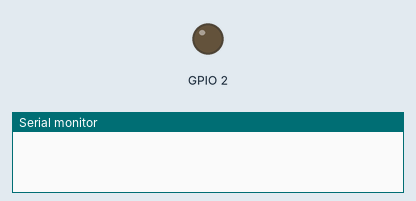
Simulated run of this sketch. Board: ESP32. On the bench: output pins drawn as LEDs (lit = HIGH), the last lines printed to the serial monitor. WiFi joins after 1.5 s; servers stay silent unless stated; uploads are accepted with an empty reply; storage starts empty.

Above: at 0.0 s.
At 2.2 s:
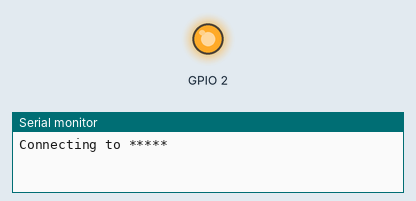
Timing chart, 0 to 3.9 s (numbered marks = the images above):
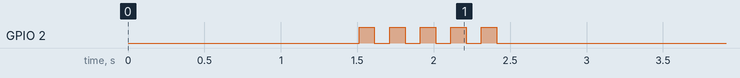

The sketch:

ESP32-CAM_SD_SaveRemoteImage.ino
```cpp
#include <WiFi.h>
#include <WiFiClientSecure.h>
#include "FS.h"                  //File system functions
#include "SD_MMC.h"              //SD card access functions

// Enter your WiFi ssid and password
const char* ssid     = "*****";   //your network SSID
const char* password = "*****";   //your network password

void setup()
{
  Serial.begin(115200);
  delay(10);

  WiFi.mode(WIFI_STA);

  //WiFi.config(IPAddress(192, 168, 201, 100), IPAddress(192, 168, 201, 2), IPAddress(255, 255, 255, 0));

  WiFi.begin(ssid, password);

  delay(1000);
  Serial.println("");
  Serial.print("Connecting to ");
  Serial.println(ssid);

  long int StartTime=millis();
  while (WiFi.status() != WL_CONNECTED)
  {
      delay(500);
      if ((StartTime+10000) < millis()) break;
  }

  if (WiFi.status() == WL_CONNECTED)
  {
    pinMode(2, OUTPUT);
    for (int i=0;i<5;i++)
    {
      digitalWrite(2,HIGH);
      delay(100);
      digitalWrite(2,LOW);
      delay(100);
    }
  }
  else
  Serial.println("Connection failed.");

  Serial.println("");
  Serial.println("STAIP address: ");
  Serial.println(WiFi.localIP());

  if(!SD_MMC.begin()){
    Serial.println("Card Mount Failed");
    return;
  }

  saveRemoteImage2SD("fustyles.github.io", "/webduino/test/1.jpg", 443, "/1.jpg");
}

void loop()
{

}

void saveRemoteImage2SD(String domain,String request,int port,String filename)
{
  String getResponse="";

  File file = SD_MMC.open(filename, FILE_WRITE);
  if(!file){
    Serial.println("Failed to open file for reading");
    SD_MMC.end();
    return;
  } else {
    WiFiClientSecure client_tcp;
    client_tcp.setInsecure();   //run version 1.0.5 or above

    Serial.println("");
    Serial.print("Connecting to ");
    Serial.println(domain);

    if (client_tcp.connect(domain.c_str(), port))
    {
      Serial.println("GET " + request);
      client_tcp.println("GET " + request + " HTTP/1.1");
      client_tcp.println("Host: " + domain);
      client_tcp.println("Content-type:image/jpeg; charset=utf-8");
      client_tcp.println("Connection: close");
      client_tcp.println();

      String getResponse="";
      boolean state = false;
      int waitTime = 1000;   // timeout 1 seconds
      long startTime = millis();
      while ((startTime + waitTime) > millis()) {
        while (client_tcp.available()) {
            char c = client_tcp.read();
            if (state==true) file.print(c);
            if (c == '\n') {
              if (getResponse.length()==0)
                state=true;
              getResponse = "";
            }
            else if (c != '\r') {
              getResponse += String(c);
            }
            startTime = millis();
         }
      }
      client_tcp.stop();
    }
  }

  file.close();
  SD_MMC.end();

  Serial.print("Save OK");
}
```
